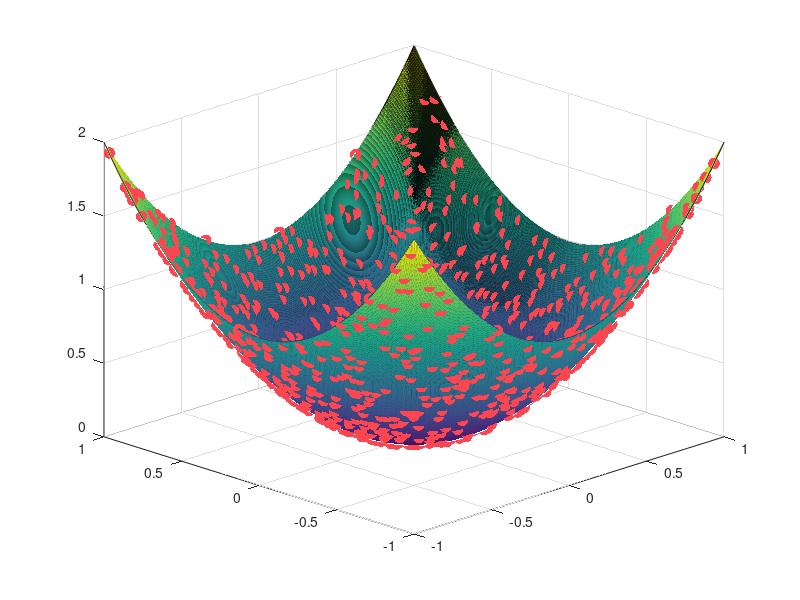

Write MATLAB code to recreate this figure. (Note: this script raises an error after producing the figure.)
% -------------------------------------------------------------------------
% Neural Networks
%
% In this script we implement a neural network approximation of the
% function f(x1,x2) = x1^2 + x2^2. The network architecture has two hidden
% layers, the first with a logistic activation function and the second 
% linear. The result is a network in the form w2*sigma(w1*x + b) which 
% mimics Cybenko's universal approximators. Network training is performed 
% by randomizing all network parameters and performing gradient descent. 
% The loss function is taken to be the mean square error between the 
% network output and the true output over all of the training data.   
%
% Note that results can potentially be improved by training longer (more 
% gradient descent steps - 'steps' in script), using a larger width (n in 
% script), and/or adjusting the learning rate (lr in script). 
% 
% To replicate the results from the text, load in the data from the file
% nn_data.mat. This includes the training data, learned w1,w2, and b, the
% loss over all gradient descent updates, and the learning rate (lr).
%
% This script accompanies Section 3.2 of Computational Methods for
% Dynamical Systems. 
%
% Author: Jason J. Bramburger
% -------------------------------------------------------------------------

% Clean workspace
clear all; close all; clc

%% Initializations

% Network parameters
lr = 0.1;
n = 100; % hidden layer width

% Parameter initializations
w1 = rand(n,2);
w2 = rand(1,n);
b = zeros(n,1);

% Training data generation
    % To reproduce the example from the text load nn_data.mat
% load nn_data.mat
k = 1000;
x = 2*rand(2,k) - 1; % x is in R^2
y = dot(x,x); % y = x1^2 + x2^2

% Plot training data points
[x1p, x2p] = meshgrid(linspace(-1,1,1000),linspace(-1,1,1000));
figure(1)
hold on
view(-45,25)
surf(x1p,x2p,x1p.^2 + x2p.^2)
plot3(x(1,:),x(2,:),y,'.','Color',[1 69/255 79/255],'MarkerSize',25)
grid on
alpha 0.6
shading interp
colormap gray
xlabel('$x_1$','Interpreter','Latex')
ylabel('$x_2$','Interpreter','Latex')
zlabel('$y$','Interpreter','Latex')
set(gca,'FontSize',16)

%% Network training

% Number of gradient descent iterations
steps = 1e5;

% Initial loss
layer1 = ( 1./( 1 + exp(1).^(-w1*x - repmat(b,1,k)) ) );
network = w2*layer1;
loss(1) = (1/k)*norm(y - network)^2;

fprintf('step: 0 ----> loss %12.8f\n',0,loss(1));

% Gradient descent
for s = 1:steps
  
    % Compute gradients
     % Network gradients
    dgdw2 = layer1;
    dgdw1_1 = w2'.*layer1.*(1 - layer1).*x(1,:);
    dgdw1_2 = w2'.*layer1.*(1 - layer1).*x(2,:);
    dgdb = w2'.*layer1.*(1 - layer1);
    
     % Loss gradients
    dLdw2 = -(2/k)*dgdw2*(y - network)';
    dLdw1 = [-(2/k)*dgdw1_1*(y - network)' -(2/k)*dgdw1_2*(y - network)'];
    dLdb = -(2/k)*dgdb*(y - network)';
    
    % Updates
    b = b - lr*dLdb;
    w1 = w1 - lr*dLdw1;
    w2 = w2 - lr*dLdw2';
    
    % Compute new loss value
    layer1 = ( 1./( 1 + exp(1).^(-w1*x - repmat(b,1,k)) ) );
    network = w2*layer1;
    loss(s+1) = (1/k)*norm(y - network)^2;
    
    % Print loss
    fprintf('step: %12.0d ----> loss %12.8f\n',s+1,loss(s+1));
    
end

%% Plot Solution Surface

xspace = [x1p(:) x2p(:)]';
trainedNN =  w2*( 1./( 1 + exp(1).^(-w1*xspace - repmat(b,1,1000^2)) ) );
trainedNN = reshape(trainedNN,[1000 1000]);

figure(2)
hold on
view(-45,25)
surf(x1p,x2p,trainedNN)
grid on
alpha 0.8
shading interp
colormap gray
xlabel('$x_1$','Interpreter','Latex')
ylabel('$x_2$','Interpreter','Latex')
zlabel('$y$','Interpreter','Latex')
set(gca,'FontSize',16)

%% Plot error

figure(3)
hold on
surf(x1p,x2p,abs(x1p.^2 + x2p.^2 - trainedNN))
plot3(x(1,:),x(2,:),y,'.','Color',[0.8 0.8 0.8],'MarkerSize',25)
view(0,90)
shading interp
colorbar
set(gca,'FontSize',16)




